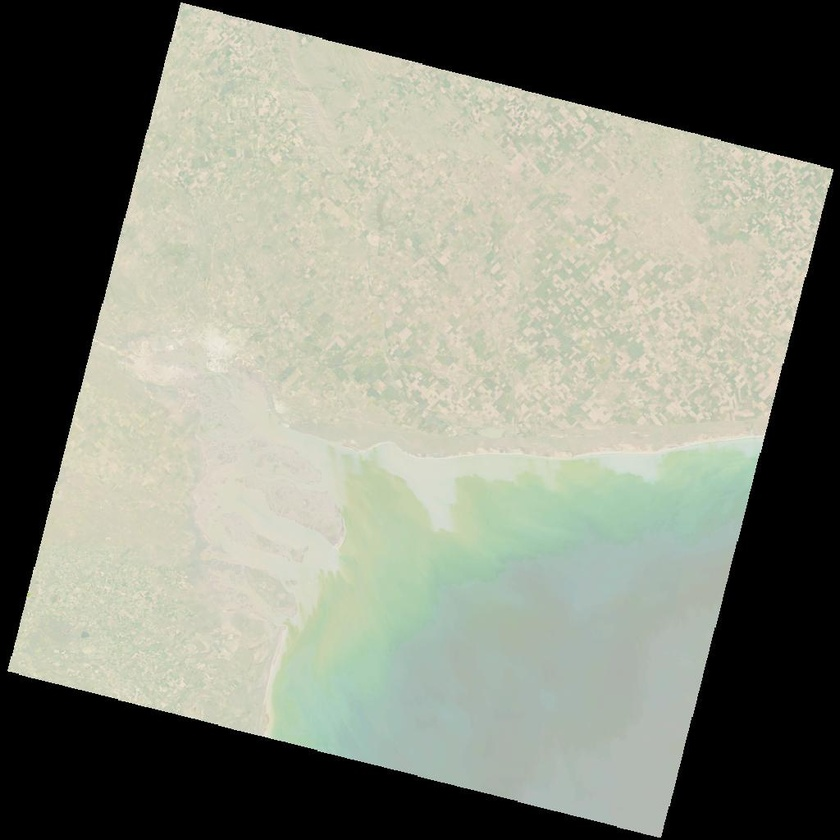
#> input picture TP 1/work_files/LC09_L2SP_226087_20241026_20241027_02_T1_thumb_large.jpeg, 840 x 840 px, shrunk from 1024 x 1024 before the run, found by its file name
$ python 'Ejercicio 13.py'
#> lines starting #> are read from the running program, lines starting #| are printed output that depends on the picture
#> further down, imagen is the input picture: shape (840, 840, 3); mean B, G, R 122.8, 135.2, 132.6
import cv2
import numpy as np
from PIL import Image

# Función para aplicar el filtro de la media
def filtro_media(imagen, tamaño):
#> called with tamaño = 3
    return cv2.blur(imagen, (tamaño, tamaño))

# Función para aplicar el filtro de la mediana
def filtro_mediana(imagen, tamaño):
#> called with tamaño = 3
    return cv2.medianBlur(imagen, tamaño)

# Función para aplicar el filtro de la mediana ponderada de 3x3
def filtro_mediana_ponderada(imagen):
    kernel = np.array([[1, 2, 1], [2, 4, 2], [1, 2, 1]], np.float32) / 16   #corregir kernel!!!!
    return cv2.filter2D(imagen, -1, kernel)

# Función para aplicar el filtro de Gauss con diferentes valores de sigma
def filtro_gaussiano(imagen, tamaño, sigma):
#> called with tamaño = 3, sigma = 1
    return cv2.GaussianBlur(imagen, (tamaño, tamaño), sigma)

# Función para aplicar un filtro de realce de bordes
def filtro_realce_bordes(imagen):
    kernel = np.array([[-1, -1, -1], [-1, 9, -1], [-1, -1, -1]], np.float32)
    return cv2.filter2D(imagen, -1, kernel)

# Función principal para aplicar todos los filtros y combinar las imágenes
def aplicar_filtros(imagen, tamaño, sigma):
    # Aplicar cada filtro
    imagen_media = filtro_media(imagen, tamaño)
    imagen_mediana = filtro_mediana(imagen, tamaño)
    imagen_mediana_ponderada = filtro_mediana_ponderada(imagen)
    imagen_gauss = filtro_gaussiano(imagen, tamaño, sigma)
    imagen_bordes = filtro_realce_bordes(imagen)

    # Combinar las imágenes en una sola fila
    imagen_combinada = np.hstack((
        imagen,
        imagen_media,
        imagen_mediana,
        imagen_mediana_ponderada,
        imagen_gauss,
        imagen_bordes
    ))
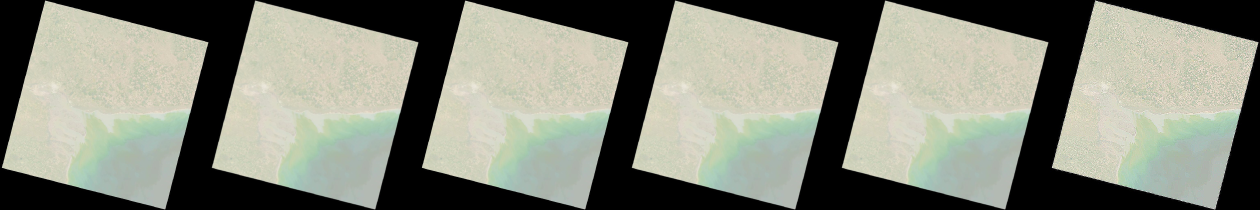
#> imagen_combinada: shape (840, 5040, 3) (shown at 1/4 size); mean B, G, R 122.8, 135.2, 132.5

    # Convertir la imagen combinada de BGR a RGB para mostrar con PIL
    return Image.fromarray(cv2.cvtColor(imagen_combinada, cv2.COLOR_BGR2RGB))
#> returned value: PIL image 5040x840 RGB

# Ejemplo de uso
if __name__ == "__main__":
    ruta_imagen = r"C:\Users\digni\OneDrive\Desktop\tp1\LC09_L2SP_226087_20241026_20241027_02_T1_thumb_large.jpeg"
    imagen = cv2.imread(ruta_imagen)

    # Parámetros para los filtros
    tamaño = 3  # Tamaño de la ventana (debe ser impar)
    sigma = 1.0  # Desviación estándar para el filtro gaussiano

    # Aplicar filtros y combinar las imágenes en una sola
    imagen_combinada = aplicar_filtros(imagen, tamaño, sigma)

    # Guardar y mostrar la imagen combinada
   # imagen_combinada.save("imagen_con_filtros_aplicados.jpg")
    imagen_combinada.show()
